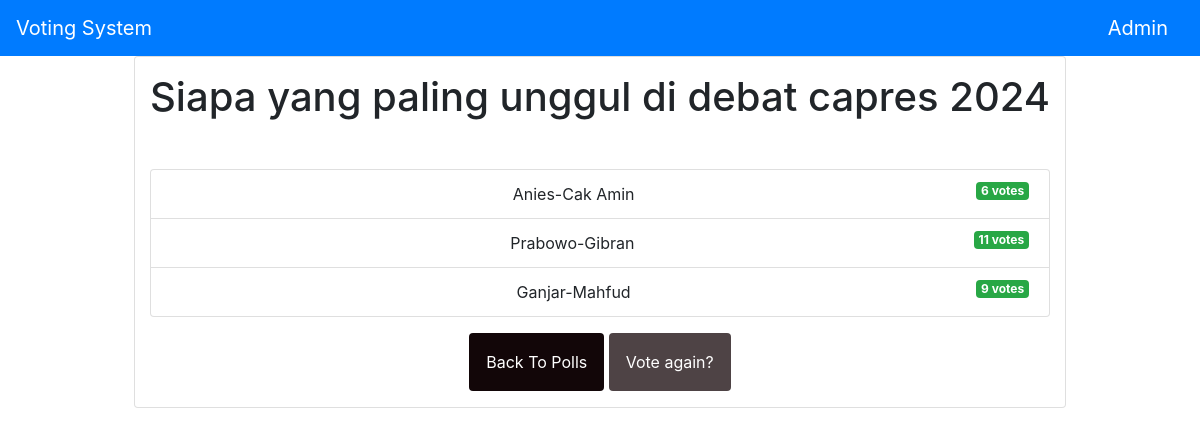
/polls/1/results/, run on an earlier commit of the app's database.
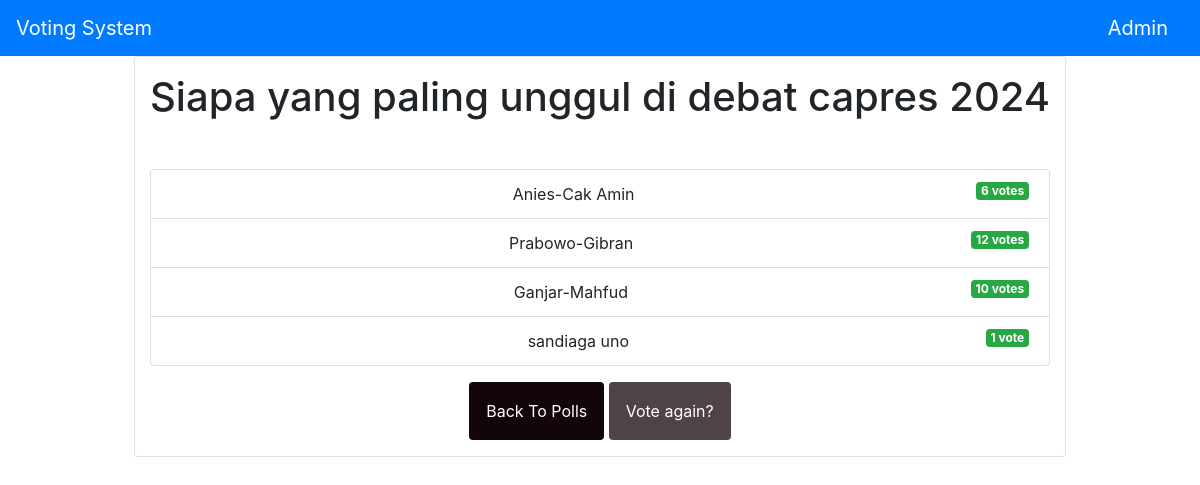
And on a later commit of the database.
### votingApp/models.py (models this page shows, shortened)
class Question(models.Model):
    question_text = models.CharField(max_length = 300)
    pub_date = models.DateTimeField('date published')

class Choice(models.Model):
    question = models.ForeignKey(Question, on_delete = models.CASCADE)
    choice_text = models.CharField(max_length = 200)
    votes = models.IntegerField(default=0)

### votingApp/views.py (the view)
# urls.py: path('<int:question_id>/results/', views.results, name='results'),
def results(request, question_id):
    question = get_object_or_404(Question, pk = question_id)
    return render(request, 'polls/results.html',
                    {'question':question})

### templates/polls/results.html
{% extends 'base.html' %}
{% block content %}
<div class="card container-fluid py-3  text-center">
<h1 class ="mb-5 text-center">{{ question.question_text }}</h1>
<ul class ="list-group mb-3 poll-container">
	{% for choice in question.choice_set.all %}
	<div class ="list-group-item ">
		{{ choice.choice_text }} <span class ="badge badge-success float-right">{{ choice.votes }}
			vote{{ choice.votes | pluralize }}</span>
		</div>
	{% endfor %}
</ul>
<div class="container-fluid ">
	<a class="btn  p-3   text-white" style="background-color: #120608;" href ="{% url 'votingApp:index' %}">Back To Polls</a>
	<a class ="btn  p-3  text-white" style="background-color: #4e4345;"  href ="{% url 'votingApp:detail' question.id %}">Vote again?</a>
</div>
</div>
{% endblock %}

### templates/base.html (shortened to what this page needs)
<html lang ="en">
<head >
	<link rel ="stylesheet"
	href ="https://stackpath.bootstrapcdn.com/bootstrap/4.4.1/css/bootstrap.min.css"
 >
</head>
<body style="background: url('https://bakesbangpol.cilacapkab.go.id/wp-content/uploads/2022/06/images-2022-06-14T193537.326.jpeg') no-repeat center center fixed; background-size: cover; " >
	{% include 'partials/_navbar.html'%}
	<div class ="container" >
		<div class ="row" >
			<div class =".col-md-3 m-auto" >
				{% block content %}{% endblock %}
			</div>
		</div>
	</div>
</body>
</html>

### templates/partials/_navbar.html (shortened to what this page needs)
<nav class="navbar navbar-dark bg-primary warna1">
        <a class="navbar-brand" href="/">Voting System</a>
        <a class="navbar-brand" href="/admin">Admin</a>
</nav>

### templates/partials/plo.css (style rules this page uses)
.warna1 { background-color: rgb(237, 126, 126); }

What changed in the data, as far as the page shows it:
changed Choice "Prabowo-Gibran": votes "11" → "12"
changed Choice "Ganjar-Mahfud": votes "9" → "10"
added Choice: choice_text "sandiaga uno", votes "1"
